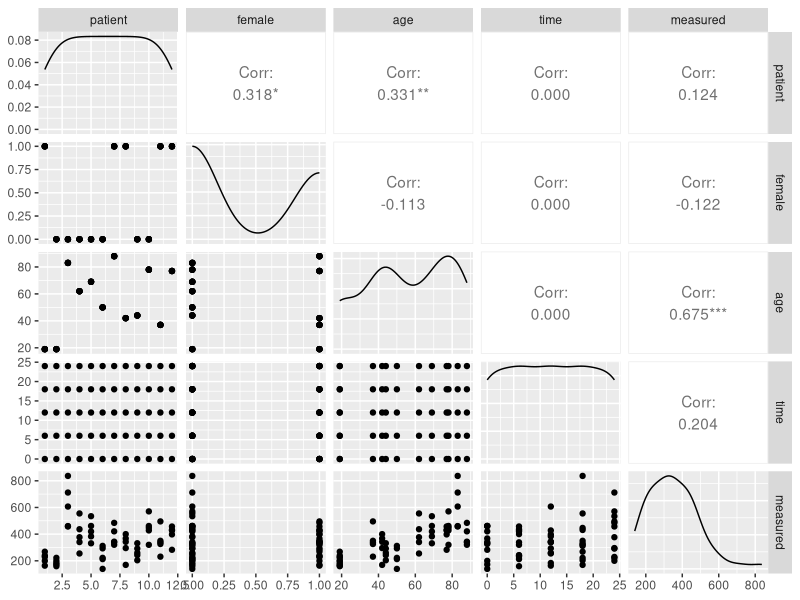
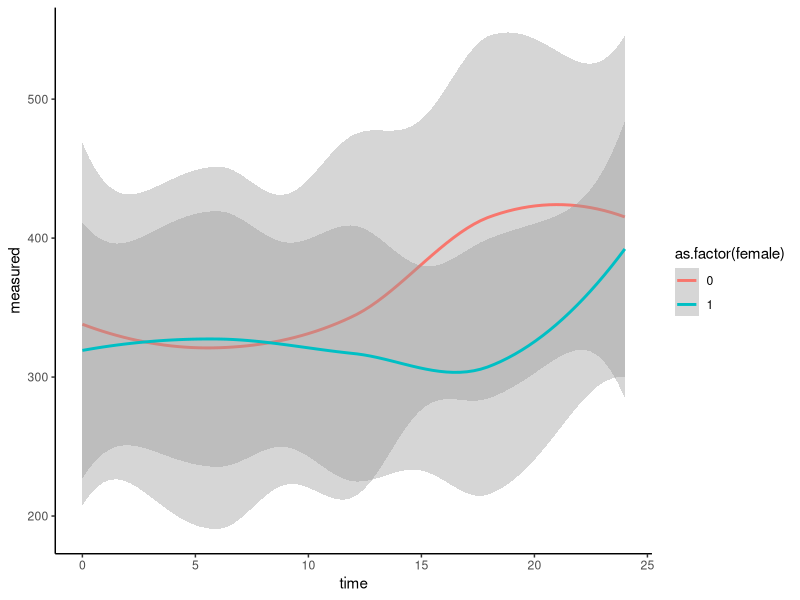

R code for these plots, in order: (Note: this script raises an error after producing the figures.)
## ---- chunk 1
knitr::opts_chunk$set(echo = TRUE)
library(ggplot2)
library(dplyr)
## ---- chunk 2
# Load dataset.
sgaj <- read.csv("sgaj.csv")
head(sgaj, 7)
## ---- chunk 3
library("GGally")
ggpairs(sgaj)
## ---- chunk 4
ggplot(sgaj, aes(x=time, y=measured, group=female, color=as.factor(female))) + geom_smooth() + theme_classic()

ggplot(sgaj, aes(x=time, y=measured, group=age_group, color=age_group)) + geom_smooth() + theme_classic()
## ---- chunk 5
summary(sgaj$age)

# Create age groups
sgaj <- sgaj %>%
  mutate(age_group = case_when(
    age >= 18 & age <= 30 ~ "18-30",
    age >= 31 & age <= 50 ~ "31-50",
    age >= 51 & age <= 70 ~ "51-70",
    age > 70 ~ "71+"
))
## ---- chunk 6
ggplot(sgaj, aes(x = as.factor(time), y = measured, group = patient, color = as.factor(female))) + 
  geom_point(size=3) +
  geom_line(linewidth=1.3) + 
  facet_wrap(~age_group, ncol=4) +
  theme_classic() +
  labs(
    title = "Trajectory of SGAJ levels by Patient - Faceted by Age Group",
    x = "Time After SEYAB Administration (hours)",
    y = "Measured SGAJ (μmol/L)",
    color = "Sex"
  ) +
  scale_color_manual(
    values = c("blue", "pink"), 
    labels = c("Male", "Female")  # Set labels for Male and Female
  )
## ---- chunk 7
# Number of samples you want to generate
n <- 1000

# Generate samples from a Half-Normal distribution
samples <- abs(rnorm(n, mean = 0, sd = 90))

# This samples variable now holds 'n' samples from a Half-Normal(0, 90^2) distribution
summary(samples)
## ---- chunk 8
data <- 

model <- "model{
  # Linear regression model
  for (i in 1:n) {
    for(t in 1:T) {
       mu[i,t] = alpha[patient[i]] + beta*(age[i]-56)/10 + gamma*(time[j]-12)/24 + delta*female[i]
       y[i,t] ~ dnorm(mu[i,t], prec_psi)
    }
  }
  
  # Random effects
  for (p in 1:n_patients) {
    alpha[p] ~ dnorm(mu_patient, prec_patient)
  }
  
  # Priors for fixed effects
  beta ~ dnorm(0, 1/100)
  gamma ~ dnorm(0, 1/100)
  delta ~ dnorm(-0.1, 1/100)

  # Prior for the population average of the random intercepts
  mu_a ~ dnorm(250, 1/(20.41^2))

  # Prior for the standard deviation of the random intercepts
  sigma_patient ~ dnorm(0, 1/(90^2))T(0, )
  prec_patient <- 1/(sigma_patient^2)

  # Prior for the measurement error variance
  sigma ~ dunif(0, 150)
  tau <- 1/(sigma^2)
}"


